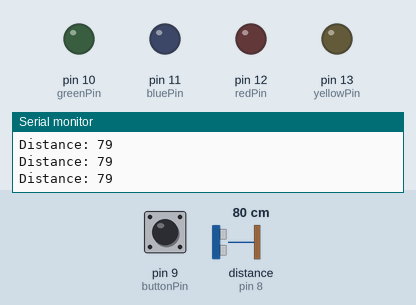
Simulated run of this sketch. Board: Arduino Uno, built with avr-gcc and run on an emulated ATmega328P. Shown: output pins drawn as LEDs (lit = HIGH), the last lines printed to the serial monitor. Wiring (inferred from the names in the program): ultrasonic range finder: trigger pin 7; echo pin 8. The test bench sets the inputs (shaded band); at power-on: pin 9 (buttonPin) HIGH, distance to the obstacle (sensor on pin 8) 80 cm. The echo pulse lasts 58.3 µs per cm; pins used as bus, display or sensor lines are not drawn.

Above: at 1.2 s.
1.3 s: pin 9 (buttonPin) pulled LOW for 0.15 s
At 2.1 s:
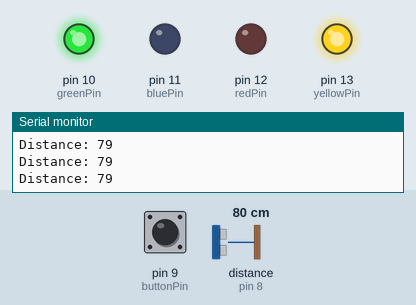
2.9 s: distance to the obstacle (sensor on pin 8) set to 2 cm
At 3.3 s:
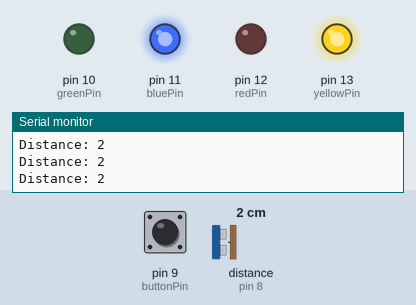
5.9 s: distance to the obstacle (sensor on pin 8) set to 9 cm
At 6.9 s:
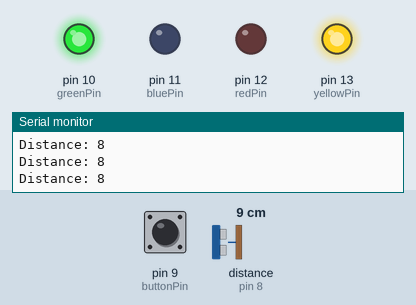
7.4 s: distance to the obstacle (sensor on pin 8) set to 4 cm
At 8.3 s:
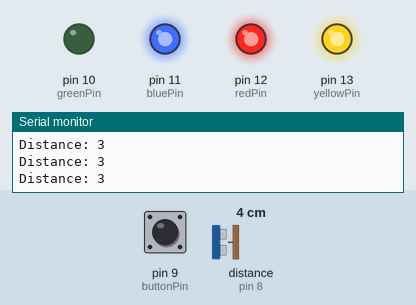
9.5 s: distance to the obstacle (sensor on pin 8) set to 18 cm
At 10.7 s:
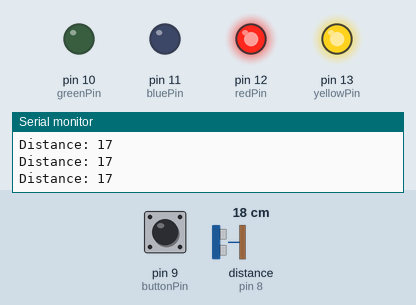
Timing chart, 0 to 12.0 s (numbered marks = the images above; inputs shaded):
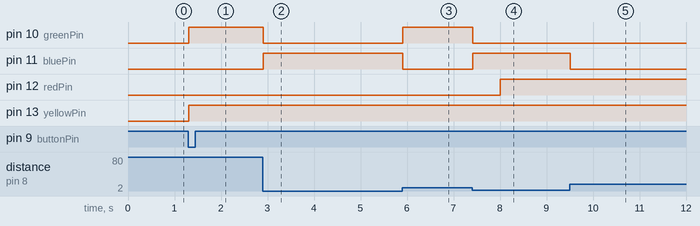

The sketch:

ultrasonic-demo.ino
```cpp
int buttonSig;
int counter = 0;
int goBack = 0;
int moved = 0;
int actuateArmDelay = 8000;
int buttonPin = 9;
const int yellowPin = 13;
const int redPin = 12;
const int bluePin = 11;
const int greenPin = 10;
const int trigPin = 7;
const int echoPin = 8;
unsigned long previousMillis = 0;
long duration;
int distance;


void setup(){
pinMode(buttonPin,INPUT);     //button input
pinMode(yellowPin, OUTPUT);  //yellow
pinMode(redPin, OUTPUT);  //red
pinMode(bluePin, OUTPUT);  //blue
pinMode(greenPin, OUTPUT);  //green
pinMode(trigPin, OUTPUT); // Sets the trigPin as an Output
pinMode(echoPin, INPUT);
Serial.begin(9600); // Starts the serial communication
}
void loop(){
unsigned long currentMillis = millis();
buttonSig=digitalRead(buttonPin);
  if(buttonSig==0){
    counter=1;
    YellowOn();
    }
//else{
//    digitalWrite(13,LOW);
//    }     //this makes the led on only when button is pressed
  measure();
if (counter == 1 ){ //& goBack == 0){
  if (distance > 5){
    GreenOn();
  }
  else{
    GreenOff();
  }
  if (distance < 5){
     BlueOn();
      if (currentMillis - previousMillis >= actuateArmDelay){
        previousMillis = currentMillis;
        goBack = 1;
      }
//      else{
//        goBack = 0;
//      }
  }
  else{
    BlueOff();
  }
  if (goBack==1){
    RedOn();
    GreenOff();
  }
}

//Serial.println(distance);
Serial.print("Distance: ");
Serial.println(distance);
}


void measure(){
  digitalWrite(trigPin, LOW);
  delayMicroseconds(2);
  digitalWrite(trigPin, HIGH);
  delayMicroseconds(10);
  digitalWrite(trigPin, LOW);
  duration = pulseIn(echoPin, HIGH);
  distance = duration*0.034/2;
}


void YellowOn(){
  digitalWrite(yellowPin,HIGH);
}
void YellowOff(){
  digitalWrite(yellowPin,LOW);
}
void RedOn(){
  digitalWrite(redPin,HIGH);
}
void RedOff(){
  digitalWrite(redPin,LOW);
}
void BlueOn(){
  digitalWrite(bluePin,HIGH);
}
void BlueOff(){
  digitalWrite(bluePin,LOW);
}
void GreenOn(){
  digitalWrite(greenPin,HIGH);
}
void GreenOff(){
  digitalWrite(greenPin,LOW);
}
```

Measured:
- after the input at 1.3 s, pin 10 (greenPin), pin 13 (yellowPin): LOW → HIGH at once
- after the input at 2.9 s, pin 10 (greenPin): HIGH → LOW at once; pin 11 (bluePin): LOW → HIGH at once
- after the input at 5.9 s, pin 10 (greenPin): LOW → HIGH at once; pin 11 (bluePin): HIGH → LOW at once
- after the input at 7.4 s, pin 10 (greenPin): HIGH → LOW at once; pin 11 (bluePin): LOW → HIGH at once; pin 12 (redPin): LOW → HIGH after 0.61 s
- after the input at 9.5 s, pin 11 (bluePin): HIGH → LOW at once
